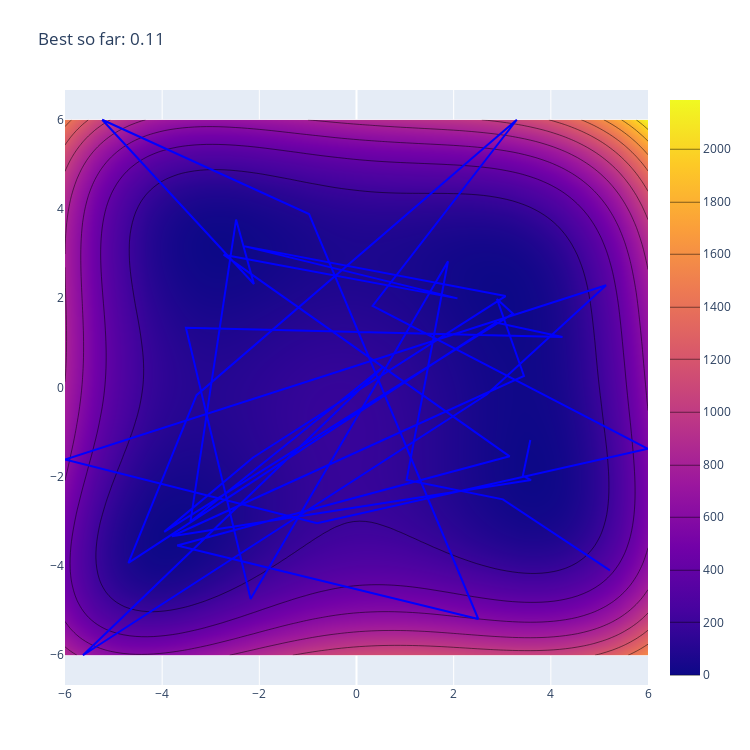

Write notebook code for a chart like this one.
### Code cell
for i in range(30):

    sobo_strategy_data_model = SoboStrategy(domain=domain, acquisition_function=qEI(), seed=19)

    sobo_strategy = strategies.map(sobo_strategy_data_model)

    sobo_strategy.tell(experiments=samples)

    new_sample = sobo_strategy.ask(candidate_count=1)

    y = []
    for i, row in new_sample.iterrows():
        y.append(himmelblau(row["x_1"], row["x_2"]))

    new_sample["y"] = y
    samples = pd.concat([samples, new_sample], join="inner")
    clear_output(wait=True)
    fig = plot_himmelblau_opt(samples)
    fig.show()

    print(f"Best so far: {samples['y'].min()}")

    time.sleep(1)
